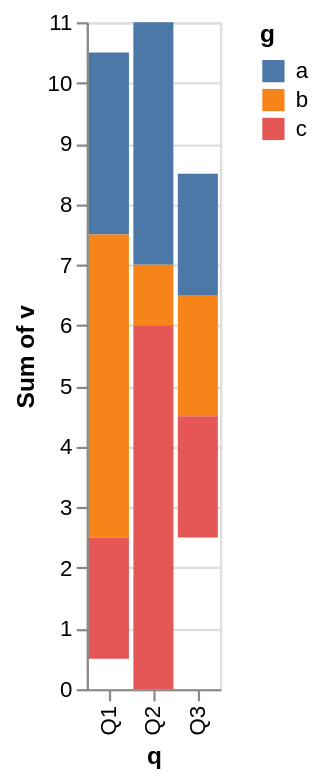

Vega-Lite specification for this chart:
### Vega-Lite specification from a JSON file in a GitHub repository (floating-point values rounded to 4 significant figures)
{"data": {"values": [{"q": "Q1", "g": "a", "v": 3}, {"q": "Q1", "g": "b", "v": 5}, {"q": "Q1", "g": "c", "v": 2}, {"q": "Q2", "g": "a", "v": 4}, {"q": "Q2", "g": "b", "v": 1}, {"q": "Q2", "g": "c", "v": 6}, {"q": "Q3", "g": "a", "v": 2}, {"q": "Q3", "g": "b", "v": 2}, {"q": "Q3", "g": "c", "v": 2}]}, "mark": "bar", "encoding": {"x": {"field": "q", "type": "nominal"}, "y": {"aggregate": "sum", "field": "v", "type": "quantitative", "stack": "center"}, "color": {"field": "g", "type": "nominal"}}}
